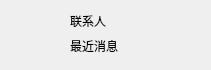
<?xml version="1.0" encoding="UTF-8"?>
<ui version="4.0">
 <class>ChatListItem</class>
 <widget class="QWidget" name="ChatListItem">
  <property name="geometry">
   <rect>
    <x>0</x>
    <y>0</y>
    <width>211</width>
    <height>70</height>
   </rect>
  </property>
  <property name="windowTitle">
   <string>Form</string>
  </property>
  <widget class="QLabel" name="IconLabel">
   <property name="geometry">
    <rect>
     <x>10</x>
     <y>10</y>
     <width>50</width>
     <height>50</height>
    </rect>
   </property>
   <property name="sizePolicy">
    <sizepolicy hsizetype="Preferred" vsizetype="Preferred">
     <horstretch>0</horstretch>
     <verstretch>0</verstretch>
    </sizepolicy>
   </property>
   <property name="text">
    <string/>
   </property>
   <property name="pixmap">
    <pixmap resource="rc.qrc">:/res/head_1.jpg</pixmap>
   </property>
   <property name="alignment">
    <set>Qt::AlignCenter</set>
   </property>
   <property name="margin">
    <number>0</number>
   </property>
  </widget>
  <widget class="QLabel" name="Contact">
   <property name="geometry">
    <rect>
     <x>70</x>
     <y>10</y>
     <width>141</width>
     <height>21</height>
    </rect>
   </property>
   <property name="text">
    <string>联系人</string>
   </property>
  </widget>
  <widget class="QLabel" name="RecentMsg">
   <property name="geometry">
    <rect>
     <x>70</x>
     <y>35</y>
     <width>141</width>
     <height>21</height>
    </rect>
   </property>
   <property name="text">
    <string>最近消息</string>
   </property>
  </widget>
 </widget>
 <resources>
  <include location="rc.qrc"/>
 </resources>
 <connections/>
</ui>
